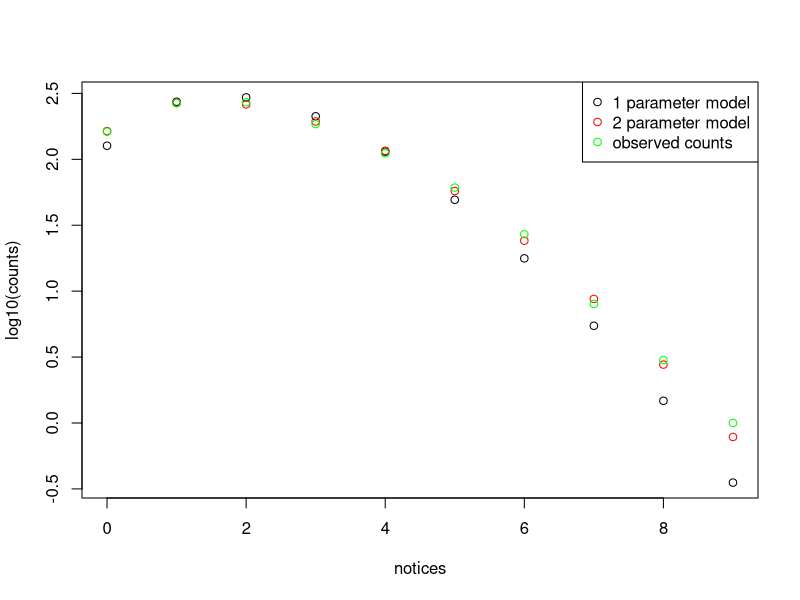

Source code (R):
p = 0.5 # initial guess
y = c(162,267,271,185,111,61,27,8,3,1)
z=round(p*y)
lambda1 = 1
lambda2 = 3

N = 1000
j=0:9

values = t(matrix(rep(c(p, lambda1, lambda2), N), c(3,N)))
for (i in 2:N){
  q1 = lambda1^j*exp(-lambda1)*p
  q2 = lambda2^j*exp(-lambda2)*(1-p)
  q = q1/(q1+q2)
  p_new = sum(y*q)/sum(y)
  lambda1_new = sum(y*q*j)/(1+sum(y*q))
  lambda2_new = sum(y*(1-q)*j)/(1+sum(y*(1-q)))
  values[i, 1] = p_new
  values[i, 2] = lambda1_new
  values[i, 3] = lambda2_new
  p = p_new
  lambda1 = lambda1_new
  lambda2 = lambda2_new
}
p
lambda1
lambda2


## density plots
lambda_hat = 2.1569
one_model_exp = sum(y)*dpois(j, lambda_hat)
plot(j, log10(one_model_exp), ylab = 'log10(counts)', xlab = 'notices')

EM_two_model = sum(y)*(p*dpois(j, lambda1) + (1-p)*dpois(j, lambda2))
points(j, log10(EM_two_model), col='red')

points(j, log10(y), col='green')
legend('topright',c('1 parameter model', '2 parameter model', 
                    'observed counts'), 
       pch=c(1,1,1), col = c('black', 'red', 'green'))




